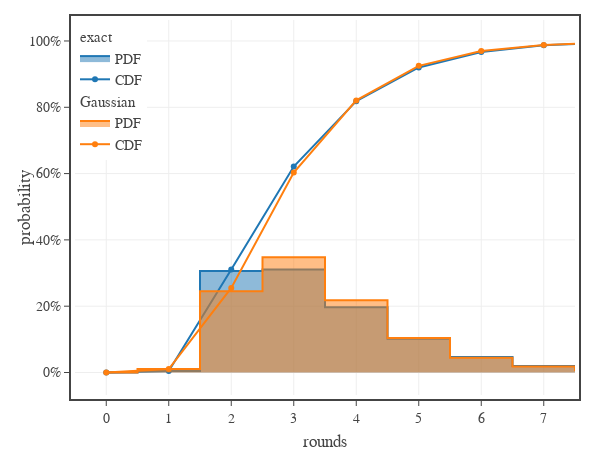

Source (notebook cell):
### Code cell
# Fig. 7: plots the damage distribution for an example combat encounter after two rounds of combat

# create figure
fig = go.Figure(
    layout=go.Layout(
        template=tfb.FIG_TEMPLATE,
        xaxis=dict(
            title_text='rounds',
            range=[-0.5, 7.5],
            tick0=0, dtick=1,
            #minor=dict(tick0=0, dtick=5.0),
        ),
        yaxis=dict(
            title_text='probability',
            #range=[0,0.1],
            tickformat='.0%'
        ),
        legend=dict(
            xanchor='left', yanchor='top',
            x=0.00, y=1.00,
            orientation='v',
            tracegroupgap=0,
        )
    )
)

dpr1 = 1 @ cp.attack(5, 1 @ d(6) + 4, 2 @ d(6) + 4).damage(12)
hp1 = 30

dpr2 = 1 @ cp.attack(5, 1 @ d(8) + 5, 2 @ d(8) + 5).damage(12)
hp2 = 15

# original
combatants = [
    cp.Combatant(
        group='combatant 1',
        name='combatant 1',
        opponent='combatant 2',
        level=5,
        hit_points = hp1,
        damage = [dpr1],
    ),
    cp.Combatant(
        group='combatant 2',
        name='combatant 2',
        opponent='combatant 1',
        level=5,
        hit_points = hp2,
        damage = [dpr2],
    )
]
e = cp.Encounter(combatants, rounds=8)

colors = iter(COLOR_LIST)
for method, lgroup in [('exact','exact'),('approx','Gaussian')]:
    for group in ['combatant 1']:
        color = next(colors)
        
        t = [0] + [t['turn'] for t in e.turns if t['group'] == group]
        x = [0] + [t['round'] for t in e.turns if t['group'] == group]
        y = e.group_damage_pdf(group, method=method)
        y = [0] + [y[i] for i in range(len(e.turns)) if e.turns[i]['group'] == group]
        fig.add_trace(go.Scatter(
            x=x, 
            y=y,
            name=f'PDF',
            legendgroup=lgroup,
            legendgrouptitle_text=lgroup,
            mode='lines',
            line_shape='hvh',
            line_color=color,
            fill='tozeroy',
            customdata=t,
            hoveron='points',
            hovertemplate=
                f'<b>{lgroup} - PDF</b><br>'+
                'round %{x:.0f} (turn %{customdata:.0f})<br>'+
                'probability %{y:.1%}<extra></extra>',
        ))
        print(method, sum(np.array(x)*np.array(y)))

        t = [0] + [t['turn'] for t in e.turns if t['group'] == group]
        x = [0] + [t['round'] for t in e.turns if t['group'] == group]
        y = e.group_damage_cdf(group, method=method)
        y = [0] + [y[i] for i in range(len(e.turns)) if e.turns[i]['group'] == group]
        fig.add_trace(go.Scatter(
            x=x, 
            y=y,
            name=f'CDF',
            legendgroup=lgroup,
            legendgrouptitle_text=lgroup,
            line_color=color,
            customdata=t,
            hovertemplate=
                f'<b>{lgroup} - CDF</b><br>'+
                'round %{x:.0f} (turn %{customdata:.0f})<br>'+
                'probability %{y:.1%}<extra></extra>',
        ))

# show figure
fig.update_layout(width=600, height=450)
fig.show(config=tfb.FIG_CONFIG)

# save figures
if SAVEFIGS:
    fig.update_layout(autosize=True, width=None, height=None)
    tfb.save_fig_html(fig, format='large', name=f'./fig-example-gaussian-dt-distribution-large')
    tfb.save_fig_html(fig, format='small', name=f'./fig-example-gaussian-dt-distribution-small')

### Figure 1 — Plotly figure (JSON) as saved in the notebook; plotly's stock layout.template omitted (floating-point values rounded to 4 significant figures)
{"data": [{"customdata": [0, 1, 3, 5, 7, 9, 11, 13, 15], "fill": "tozeroy", "hoveron": "points", "hovertemplate": "<b>exact - PDF</b><br>round %{x:.0f} (turn %{customdata:.0f})<br>probability %{y:.1%}<extra></extra>", "legendgroup": "exact", "legendgrouptitle": {"text": "exact"}, "line": {"color": "#1f77b4", "shape": "hvh"}, "mode": "lines", "name": "PDF", "type": "scatter", "x": [0, 1, 2, 3, 4, 5, 6, 7, 8], "y": [0, 0.004167, 0.3062, 0.3108, 0.1972, 0.1018, 0.04678, 0.01994, 0.008062]}, {"customdata": [0, 1, 3, 5, 7, 9, 11, 13, 15], "hovertemplate": "<b>exact - CDF</b><br>round %{x:.0f} (turn %{customdata:.0f})<br>probability %{y:.1%}<extra></extra>", "legendgroup": "exact", "legendgrouptitle": {"text": "exact"}, "line": {"color": "#1f77b4"}, "name": "CDF", "type": "scatter", "x": [0, 1, 2, 3, 4, 5, 6, 7, 8], "y": [0, 0.004167, 0.3104, 0.6212, 0.8184, 0.9202, 0.967, 0.9869, 0.995]}, {"customdata": [0, 1, 3, 5, 7, 9, 11, 13, 15], "fill": "tozeroy", "hoveron": "points", "hovertemplate": "<b>Gaussian - PDF</b><br>round %{x:.0f} (turn %{customdata:.0f})<br>probability %{y:.1%}<extra></extra>", "legendgroup": "Gaussian", "legendgrouptitle": {"text": "Gaussian"}, "line": {"color": "#ff7f0e", "shape": "hvh"}, "mode": "lines", "name": "PDF", "type": "scatter", "x": [0, 1, 2, 3, 4, 5, 6, 7, 8], "y": [0, 0.01031, 0.2448, 0.3479, 0.2177, 0.1043, 0.04483, 0.01827, 0.007235]}, {"customdata": [0, 1, 3, 5, 7, 9, 11, 13, 15], "hovertemplate": "<b>Gaussian - CDF</b><br>round %{x:.0f} (turn %{customdata:.0f})<br>probability %{y:.1%}<extra></extra>", "legendgroup": "Gaussian", "legendgrouptitle": {"text": "Gaussian"}, "line": {"color": "#ff7f0e"}, "name": "CDF", "type": "scatter", "x": [0, 1, 2, 3, 4, 5, 6, 7, 8], "y": [0, 0.01031, 0.2552, 0.6031, 0.8208, 0.9251, 0.9699, 0.9882, 0.9954]}], "layout": {"height": 450, "legend": {"orientation": "v", "tracegroupgap": 0, "x": 0, "xanchor": "left", "y": 1, "yanchor": "top"}, "width": 600, "xaxis": {"dtick": 1, "range": [-0.5, 7.5], "tick0": 0, "title": {"text": "rounds"}}, "yaxis": {"tickformat": ".0%", "title": {"text": "probability"}}}}
